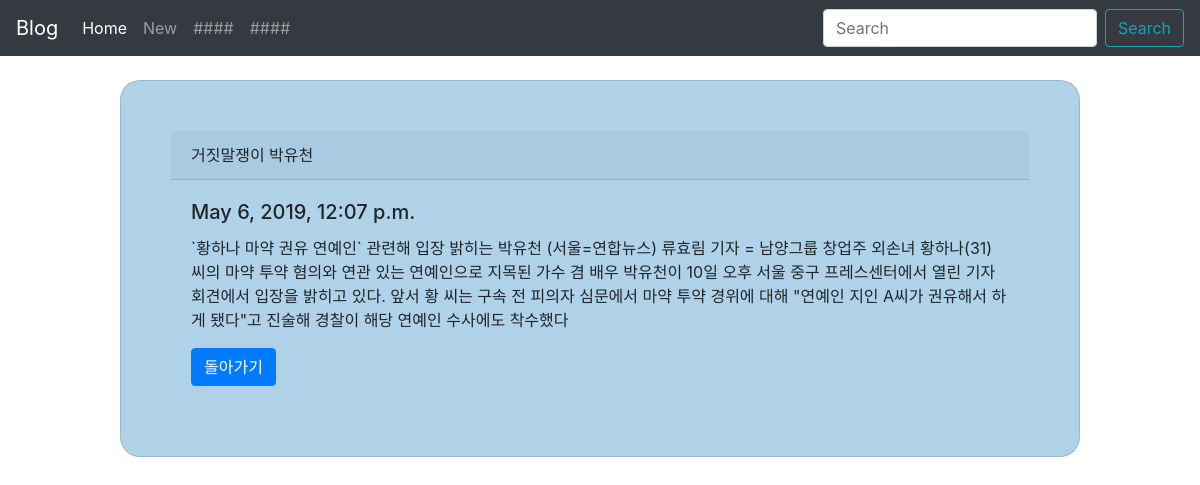
The page /blog/1 on the database its author committed.
### blog/models.py (models this page shows, shortened)
class Blog(models.Model):
    title = models.CharField(max_length = 200)
    pub_date = models.DateTimeField('date published')
    body =  models.TextField()

### blog/views.py (the view)
# urls.py: path('blog/<int:blog_id>', blog.views.detail, name = "detail"),
def detail(request,blog_id):
    blog_detail = get_object_or_404(Blog,pk=blog_id)
    return render(request,'blog/detail.html', {'blog' : blog_detail})

### blog/templates/blog/detail.html (shortened to what this page needs)
<!DOCTYPE html>
<html lang="en">
<head>
    <link rel="stylesheet" href="https://maxcdn.bootstrapcdn.com/bootstrap/4.0.0/css/bootstrap.min.css">
</head>
<body>
    <nav class="navbar navbar-expand-lg navbar-dark bg-dark">
        <a class="navbar-brand" href="{% url 'home' %}">Blog</a>
        <div class="collapse navbar-collapse" id="navbarColor01">
          <ul class="navbar-nav mr-auto">
            <li class="nav-item active">
              <a class="nav-link" href="{% url 'home' %}">Home <span class="sr-only">(current)</span></a>
            </li>
            <li class="nav-item">
              <a class="nav-link" href="{% url 'new' %}">New</a>
            </li>
            <li class="nav-item">
              <a class="nav-link" href="#">####</a>
            </li>
            <li class="nav-item">
              <a class="nav-link" href="#">####</a>
            </li>
          </ul>
          <form class="form-inline">
            <input class="form-control mr-sm-2" type="search" placeholder="Search" aria-label="Search">
            <button class="btn btn-outline-info my-2 my-sm-0" type="submit">Search</button>
          </form>
        </div>
      </nav>
      <br>
      <div class="card">
            <div class="card-header">
              {{blog.title}}
            </div>
            <div class="card-body">
              <h5 class="card-title">{{blog.pub_date}}</h5>
              <p class="card-text">{{blog.body}}</p>
              <a href="{% url 'home' %}" class="btn btn-primary">돌아가기</a>
            </div>
          </div>
</body>
</html>

### blog/templates/blog/detail.html (style rules this page uses)
.card { background-color : rgb(175, 210, 233); border-radius : 20px; margin-bottom: 50px; padding: 50px; width : 80%; margin-left:auto; margin-right:auto; }

### rows shown on the page
Blog: title "거짓말쟁이 박유천", pub_date "May 6, 2019, 12:07 p.m.", body "`황하나 마약 권유 연예인` 관련해 입장 밝히는 박유천 (서울=연합뉴스) 류효림 기자 = 남양그룹 창업주 외손녀 황하나(31) 씨의 마약 투약 혐의와 연관 있는 연예인으로 지목된 가수 겸 배우 박유천이 10일 오후 서울 중구 프레스센터에서 열린 기자회견에서 입장을 밝히고 있다. 앞서 황 씨는 구속 전 피의자 심문에서 마약 투약 경위에 대해 \"연예인 지인 A씨가 권유해서 하게 됐다\"고 진술해 경찰이 해당 연예인 수사에도 착수했다"
